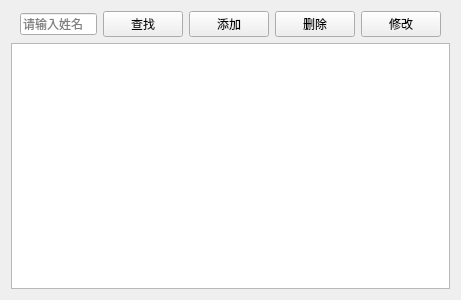
<?xml version="1.0" encoding="UTF-8"?>
<ui version="4.0">
 <class>PatientWidget</class>
 <widget class="QWidget" name="PatientWidget">
  <property name="geometry">
   <rect>
    <x>0</x>
    <y>0</y>
    <width>461</width>
    <height>300</height>
   </rect>
  </property>
  <property name="windowTitle">
   <string>患者管理</string>
  </property>
  <layout class="QVBoxLayout" name="verticalLayout">
   <item>
    <layout class="QHBoxLayout" name="horizontalLayout">
     <item>
      <spacer name="horizontalSpacer_2">
       <property name="orientation">
        <enum>Qt::Orientation::Horizontal</enum>
       </property>
       <property name="sizeHint" stdset="0">
        <size>
         <width>40</width>
         <height>20</height>
        </size>
       </property>
      </spacer>
     </item>
     <item>
      <widget class="QLineEdit" name="txtSearch">
       <property name="placeholderText">
        <string>请输入姓名</string>
       </property>
      </widget>
     </item>
     <item>
      <widget class="QPushButton" name="searchBtn">
       <property name="text">
        <string>查找</string>
       </property>
       <property name="icon">
        <iconset resource="res.qrc">
         <normaloff>:/image/search.png</normaloff>:/image/search.png</iconset>
       </property>
      </widget>
     </item>
     <item>
      <widget class="QPushButton" name="addBtn">
       <property name="text">
        <string>添加</string>
       </property>
       <property name="icon">
        <iconset resource="res.qrc">
         <normaloff>:/image/new.png</normaloff>:/image/new.png</iconset>
       </property>
      </widget>
     </item>
     <item>
      <widget class="QPushButton" name="delBtn">
       <property name="text">
        <string>删除</string>
       </property>
       <property name="icon">
        <iconset resource="res.qrc">
         <normaloff>:/image/delete.png</normaloff>:/image/delete.png</iconset>
       </property>
      </widget>
     </item>
     <item>
      <widget class="QPushButton" name="editBtn">
       <property name="text">
        <string>修改</string>
       </property>
       <property name="icon">
        <iconset resource="res.qrc">
         <normaloff>:/image/edit.png</normaloff>:/image/edit.png</iconset>
       </property>
      </widget>
     </item>
     <item>
      <spacer name="horizontalSpacer">
       <property name="orientation">
        <enum>Qt::Orientation::Horizontal</enum>
       </property>
       <property name="sizeHint" stdset="0">
        <size>
         <width>40</width>
         <height>20</height>
        </size>
       </property>
      </spacer>
     </item>
    </layout>
   </item>
   <item>
    <widget class="QTableView" name="tableView"/>
   </item>
  </layout>
 </widget>
 <resources>
  <include location="res.qrc"/>
 </resources>
 <connections/>
</ui>
